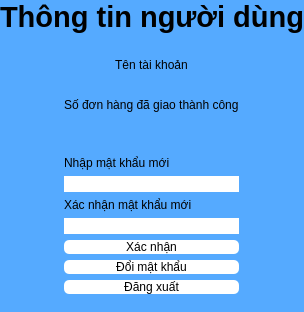
            <widget class="QWidget" name="pageUser">
             <property name="styleSheet">
              <string notr="true">background-color: rgb(255, 255, 255);</string>
             </property>
             <layout class="QHBoxLayout" name="horizontalLayout_2">
              <property name="spacing">
               <number>0</number>
              </property>
              <property name="leftMargin">
               <number>0</number>
              </property>
              <property name="topMargin">
               <number>0</number>
              </property>
              <property name="rightMargin">
               <number>0</number>
              </property>
              <property name="bottomMargin">
               <number>0</number>
              </property>
              <item>
               <widget class="QFrame" name="frame_17">
                <property name="styleSheet">
                 <string notr="true">background-color: rgb(85, 170, 255);
border-bottom-left-radius:0px;</string>
                </property>
                <property name="frameShape">
                 <enum>QFrame::StyledPanel</enum>
                </property>
                <property name="frameShadow">
                 <enum>QFrame::Raised</enum>
                </property>
                <layout class="QVBoxLayout" name="verticalLayout_17">
                 <property name="leftMargin">
                  <number>0</number>
                 </property>
                 <property name="topMargin">
                  <number>0</number>
                 </property>
                 <property name="rightMargin">
                  <number>0</number>
                 </property>
                 <property name="bottomMargin">
                  <number>0</number>
                 </property>
                 <item>
                  <widget class="QFrame" name="frame_19">
                   <property name="frameShape">
                    <enum>QFrame::StyledPanel</enum>
                   </property>
                   <property name="frameShadow">
                    <enum>QFrame::Raised</enum>
                   </property>
                   <layout class="QVBoxLayout" name="verticalLayout_18">
                    <property name="spacing">
                     <number>0</number>
                    </property>
                    <property name="leftMargin">
                     <number>0</number>
                    </property>
                    <property name="topMargin">
                     <number>0</number>
                    </property>
                    <property name="rightMargin">
                     <number>0</number>
                    </property>
                    <property name="bottomMargin">
                     <number>0</number>
                    </property>
                    <item alignment="Qt::AlignTop">
                     <widget class="QLabel" name="label_9">
                      <property name="font">
                       <font>
                        <pointsize>22</pointsize>
                        <weight>75</weight>
                        <bold>true</bold>
                       </font>
                      </property>
                      <property name="text">
                       <string>Thông tin người dùng</string>
                      </property>
                      <property name="alignment">
                       <set>Qt::AlignCenter</set>
                      </property>
                     </widget>
                    </item>
                   </layout>
                  </widget>
                 </item>
                 <item alignment="Qt::AlignHCenter">
                  <widget class="QFrame" name="frame_20">
                   <property name="sizePolicy">
                    <sizepolicy hsizetype="Preferred" vsizetype="Expanding">
                     <horstretch>0</horstretch>
                     <verstretch>0</verstretch>
                    </sizepolicy>
                   </property>
                   <property name="frameShape">
                    <enum>QFrame::StyledPanel</enum>
                   </property>
                   <property name="frameShadow">
                    <enum>QFrame::Raised</enum>
                   </property>
                   <layout class="QVBoxLayout" name="verticalLayout_19">
                    <item>
                     <widget class="QFrame" name="frame_18">
                      <property name="styleSheet">
                       <string notr="true">font: 75 16pt &quot;MS Shell Dlg 2&quot;;</string>
                      </property>
                      <property name="frameShape">
                       <enum>QFrame::StyledPanel</enum>
                      </property>
                      <property name="frameShadow">
                       <enum>QFrame::Raised</enum>
                      </property>
                      <layout class="QVBoxLayout" name="verticalLayout_20">
                       <item>
                        <widget class="QLabel" name="label_10">
                         <property name="styleSheet">
                          <string notr="true">font: 75 16pt &quot;MS Shell Dlg 2&quot;;</string>
                         </property>
                         <property name="text">
                          <string>Tên tài khoản</string>
                         </property>
                         <property name="alignment">
                          <set>Qt::AlignCenter</set>
                         </property>
                        </widget>
                       </item>
                       <item>
                        <widget class="QLabel" name="id">
                         <property name="styleSheet">
                          <string notr="true">font: 75 16pt &quot;MS Shell Dlg 2&quot;;</string>
                         </property>
                         <property name="text">
                          <string/>
                         </property>
                         <property name="alignment">
                          <set>Qt::AlignCenter</set>
                         </property>
                        </widget>
                       </item>
                       <item>
                        <widget class="QLabel" name="label_11">
                         <property name="styleSheet">
                          <string notr="true">font: 75 16pt &quot;MS Shell Dlg 2&quot;;</string>
                         </property>
                         <property name="text">
                          <string>Số đơn hàng đã giao thành công</string>
                         </property>
                        </widget>
                       </item>
                       <item>
                        <widget class="QLabel" name="done">
                         <property name="styleSheet">
                          <string notr="true">font: 75 16pt &quot;MS Shell Dlg 2&quot;;</string>
                         </property>
                         <property name="text">
                          <string/>
                         </property>
                         <property name="alignment">
                          <set>Qt::AlignCenter</set>
                         </property>
                        </widget>
                       </item>
                      </layout>
                     </widget>
                    </item>
                    <item>
                     <widget class="QFrame" name="frame_21">
                      <property name="frameShape">
                       <enum>QFrame::StyledPanel</enum>
                      </property>
                      <property name="frameShadow">
                       <enum>QFrame::Raised</enum>
                      </property>
                      <layout class="QVBoxLayout" name="verticalLayout_21">
                       <item>
                        <widget class="QLabel" name="label_14">
                         <property name="styleSheet">
                          <string notr="true">font: 75 16pt &quot;MS Shell Dlg 2&quot;;</string>
                         </property>
                         <property name="text">
                          <string>Nhập mật khẩu mới</string>
                         </property>
                        </widget>
                       </item>
                       <item>
                        <widget class="QLineEdit" name="change">
                         <property name="styleSheet">
                          <string notr="true">font: 75 16pt &quot;MS Shell Dlg 2&quot;;
background-color: rgb(255, 255, 255);
border-radius:0px;</string>
                         </property>
                        </widget>
                       </item>
                       <item>
                        <widget class="QLabel" name="label_15">
                         <property name="styleSheet">
                          <string notr="true">font: 75 16pt &quot;MS Shell Dlg 2&quot;;</string>
                         </property>
                         <property name="text">
                          <string>Xác nhận mật khẩu mới</string>
                         </property>
                        </widget>
                       </item>
                       <item>
                        <widget class="QLineEdit" name="confirm">
                         <property name="styleSheet">
                          <string notr="true">font: 75 16pt &quot;MS Shell Dlg 2&quot;;
background-color: rgb(255, 255, 255);
border-radius:0px;</string>
                         </property>
                        </widget>
                       </item>
                       <item>
                        <widget class="QPushButton" name="accept">
                         <property name="cursor">
                          <cursorShape>OpenHandCursor</cursorShape>
                         </property>
                         <property name="styleSheet">
                          <string notr="true">font: 75 16pt &quot;MS Shell Dlg 2&quot;;
background-color: rgb(255, 255, 255);
border-bottom-right-radius:0px;
border-bottom-left-radius:0px;
border-radius:5px;</string>
                         </property>
                         <property name="text">
                          <string>Xác nhận</string>
                         </property>
                        </widget>
                       </item>
                       <item>
                        <widget class="QPushButton" name="changePass">
                         <property name="cursor">
                          <cursorShape>OpenHandCursor</cursorShape>
                         </property>
                         <property name="styleSheet">
                          <string notr="true">font: 75 16pt &quot;MS Shell Dlg 2&quot;;
background-color: rgb(255, 255, 255);
border-bottom-right-radius:0px;
border-bottom-left-radius:0px;
border-radius:5px;</string>
                         </property>
                         <property name="text">
                          <string>Đổi mật khẩu</string>
                         </property>
                        </widget>
                       </item>
                       <item>
                        <widget class="QPushButton" name="logOut">
                         <property name="cursor">
                          <cursorShape>OpenHandCursor</cursorShape>
                         </property>
                         <property name="styleSheet">
                          <string notr="true">font: 75 16pt &quot;MS Shell Dlg 2&quot;;
background-color: rgb(255, 255, 255);
border-bottom-right-radius:0px;
border-bottom-left-radius:0px;
border-radius:5px;</string>
                         </property>
                         <property name="text">
                          <string>Đăng xuất</string>
                         </property>
                        </widget>
                       </item>
                      </layout>
                     </widget>
                    </item>
                   </layout>
                  </widget>
                 </item>
                </layout>
               </widget>
              </item>
             </layout>
            </widget>
